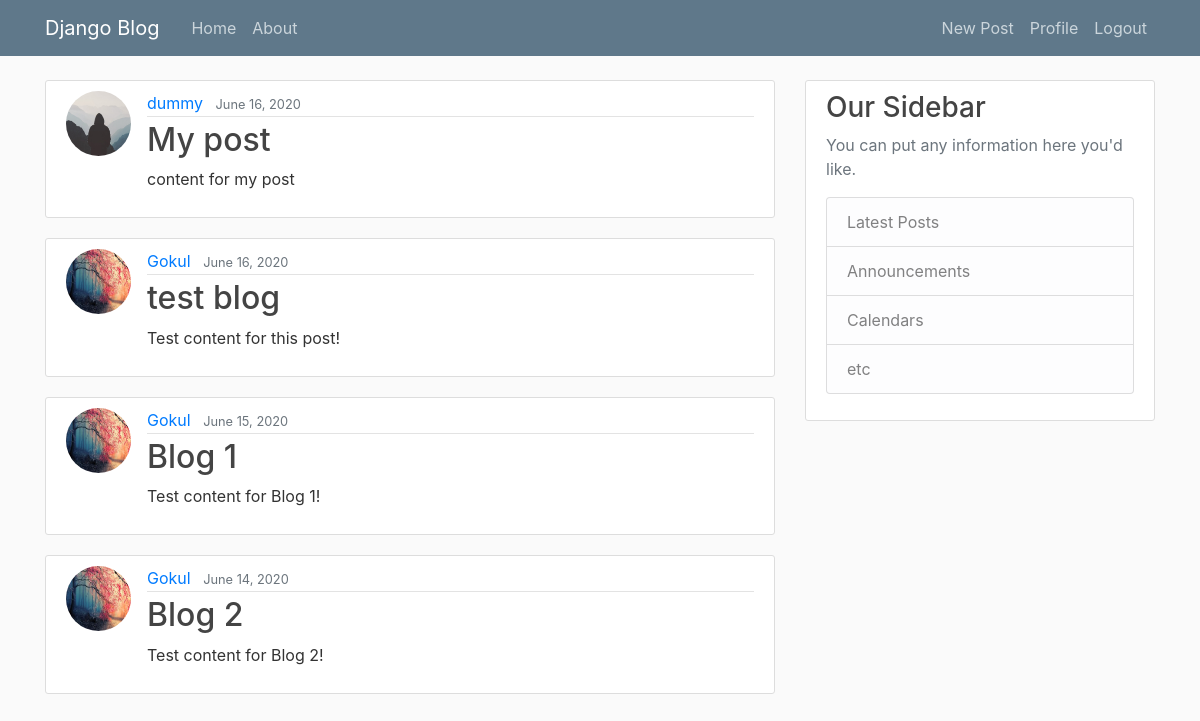
Before: / (signed in) with the older database file.
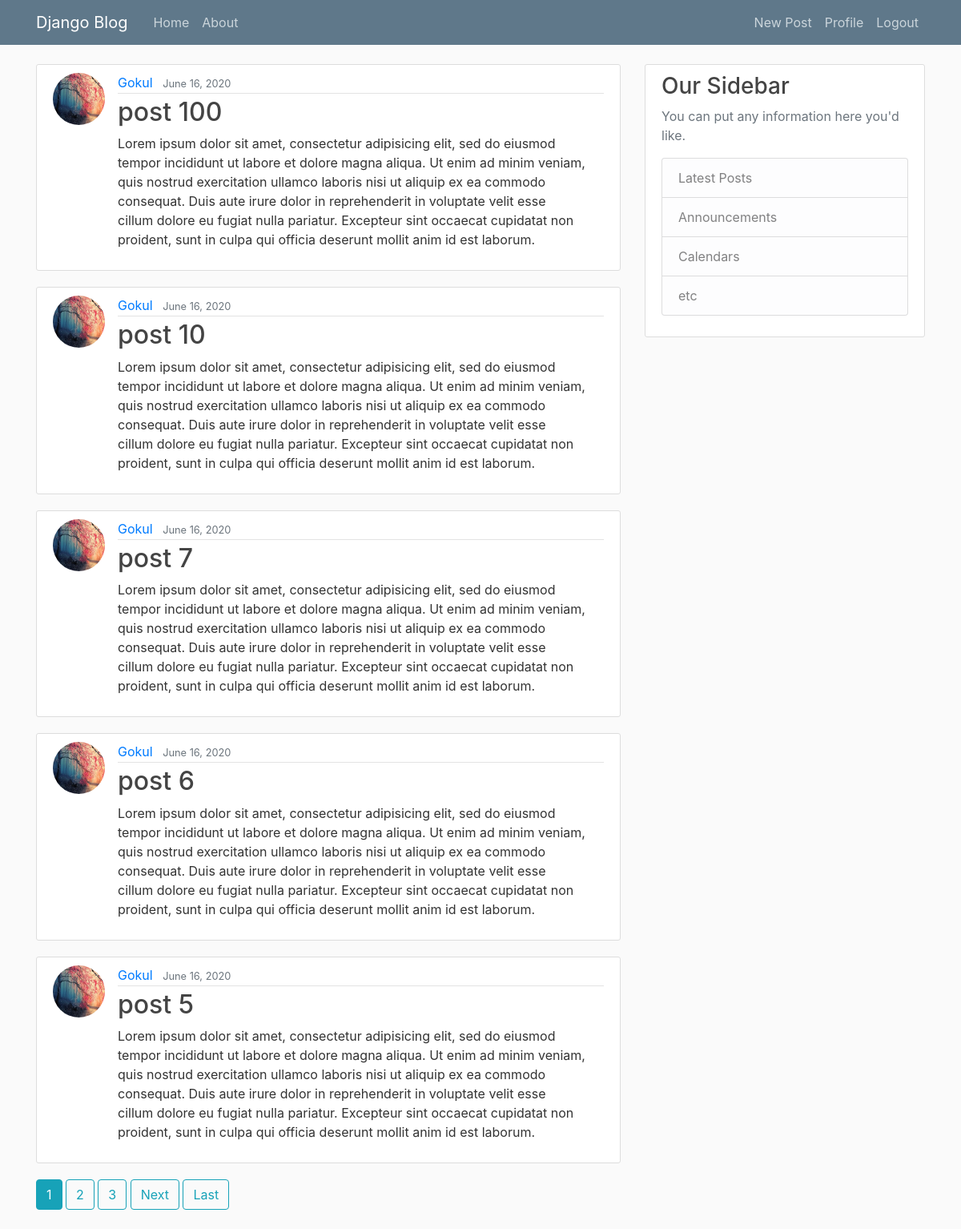
After: the same page with the newer database file.
### blog/models.py (models this page shows, shortened)
class Post(models.Model):
	title = models.CharField(max_length=100)
	content = models.TextField()
	date_posted = models.DateTimeField(default=timezone.now)
	author = models.ForeignKey(User, on_delete=models.CASCADE)

### users/models.py (models this page shows, shortened)
class Profile(models.Model):
	user = models.OneToOneField(User, on_delete=models.CASCADE)
	image = models.ImageField(default='default.jpg', upload_to='profile_pics')

### blog/views.py (the view)
# urls.py: path('', PostListView.as_view(), name='blog-home'),
class PostListView(LoginRequiredMixin, ListView):
	model = Post
	template_name = 'blog/home.html'
	context_object_name = 'posts'
	ordering = ['-date_posted']
	paginate_by = 5

### blog/templates/blog/home.html (shortened to what this page needs)
{% extends "blog/base.html" %}
{% block content %}
	{% for post in posts %}
		<article class="media content-section">
			<img class="rounded-circle article-img" src="{{ post.author.profile.image.url }}">
		  <div class="media-body">
		    <div class="article-metadata">
		      <a class="mr-2" href="#">{{ post.author }}</a>
		      <small class="text-muted">{{ post.date_posted | date:"F d, Y"}}</small>
		    </div>
		    <h2><a class="article-title" href="{% url 'post-detail' post.id %}">{{ post.title }}</a></h2>
		    <p class="article-content">{{ post.content }}</p>
		  </div>
		</article>
	{% endfor %}
{% if is_paginated %}
	{% for num in page_obj.paginator.page_range %}
        {% if page_obj.number == num %}
          <a class="btn btn-info mb-4" href="?page={{ num }}">{{ num }}</a>
        {% elif num > page_obj.number|add:'-3' and num < page_obj.number|add:'3' %}
          <a class="btn btn-outline-info mb-4" href="?page={{ num }}">{{ num }}</a>
        {% endif %}
    {% endfor %}
	{% if page_obj.has_next %}
		<a class = "btn btn-outline-info mb-4" href="?page={{page_obj.next_page_number}}">Next</a>
		<a class = "btn btn-outline-info mb-4" href="?page={{ page_obj.paginator.num_pages}}">Last</a>
	{% endif %}
{% endif %}
{% endblock content %}

Changed rows visible on the page:
no longer on this page (row unchanged): Post: author.profile.image (placeholder picture), author "dummy", date_posted "June 16, 2020", title "My post", content "content for my post"
no longer on this page (row unchanged): Post: author.profile.image (picture), author "Gokul", date_posted "June 16, 2020", title "test blog", content "Test content for this post!"
no longer on this page (row unchanged): Post: author.profile.image (picture), author "Gokul", date_posted "June 15, 2020", title "Blog 1", content "Test content for Blog 1!"
no longer on this page (row unchanged): Post: author.profile.image (picture), author "Gokul", date_posted "June 14, 2020", title "Blog 2", content "Test content for Blog 2!"
added Post: author.profile.image (picture), author "Gokul", date_posted "June 16, 2020", title "post 100", content "Lorem ipsum dolor sit amet, consectetur adipisicing elit, sed do eiusmod tempor incididunt ut labore et dolore magna aliqua. Ut enim ad minim veniam, quis nostrud exercitation ullamco laboris nisi ut aliquip ex ea commodo consequat. Duis aute irure dolor in reprehenderit in voluptate velit esse cillum dolore eu fugiat nulla pariatur. Excepteur sint occaecat cupidatat non proident, sunt in culpa qui officia deserunt mollit anim id est laborum."
added Post: author.profile.image (picture), author "Gokul", date_posted "June 16, 2020", title "post 10", content "Lorem ipsum dolor sit amet, consectetur adipisicing elit, sed do eiusmod tempor incididunt ut labore et dolore magna aliqua. Ut enim ad minim veniam, quis nostrud exercitation ullamco laboris nisi ut aliquip ex ea commodo consequat. Duis aute irure dolor in reprehenderit in voluptate velit esse cillum dolore eu fugiat nulla pariatur. Excepteur sint occaecat cupidatat non proident, sunt in culpa qui officia deserunt mollit anim id est laborum."
added Post: author.profile.image (picture), author "Gokul", date_posted "June 16, 2020", title "post 7", content "Lorem ipsum dolor sit amet, consectetur adipisicing elit, sed do eiusmod tempor incididunt ut labore et dolore magna aliqua. Ut enim ad minim veniam, quis nostrud exercitation ullamco laboris nisi ut aliquip ex ea commodo consequat. Duis aute irure dolor in reprehenderit in voluptate velit esse cillum dolore eu fugiat nulla pariatur. Excepteur sint occaecat cupidatat non proident, sunt in culpa qui officia deserunt mollit anim id est laborum."
added Post: author.profile.image (picture), author "Gokul", date_posted "June 16, 2020", title "post 6", content "Lorem ipsum dolor sit amet, consectetur adipisicing elit, sed do eiusmod tempor incididunt ut labore et dolore magna aliqua. Ut enim ad minim veniam, quis nostrud exercitation ullamco laboris nisi ut aliquip ex ea commodo consequat. Duis aute irure dolor in reprehenderit in voluptate velit esse cillum dolore eu fugiat nulla pariatur. Excepteur sint occaecat cupidatat non proident, sunt in culpa qui officia deserunt mollit anim id est laborum."
added Post: author.profile.image (picture), author "Gokul", date_posted "June 16, 2020", title "post 5", content "Lorem ipsum dolor sit amet, consectetur adipisicing elit, sed do eiusmod tempor incididunt ut labore et dolore magna aliqua. Ut enim ad minim veniam, quis nostrud exercitation ullamco laboris nisi ut aliquip ex ea commodo consequat. Duis aute irure dolor in reprehenderit in voluptate velit esse cillum dolore eu fugiat nulla pariatur. Excepteur sint occaecat cupidatat non proident, sunt in culpa qui officia deserunt mollit anim id est laborum."
Other visible differences:
new list line: "1"
new list line: "2"
new list line: "3"
text now shown: "Next Last"
